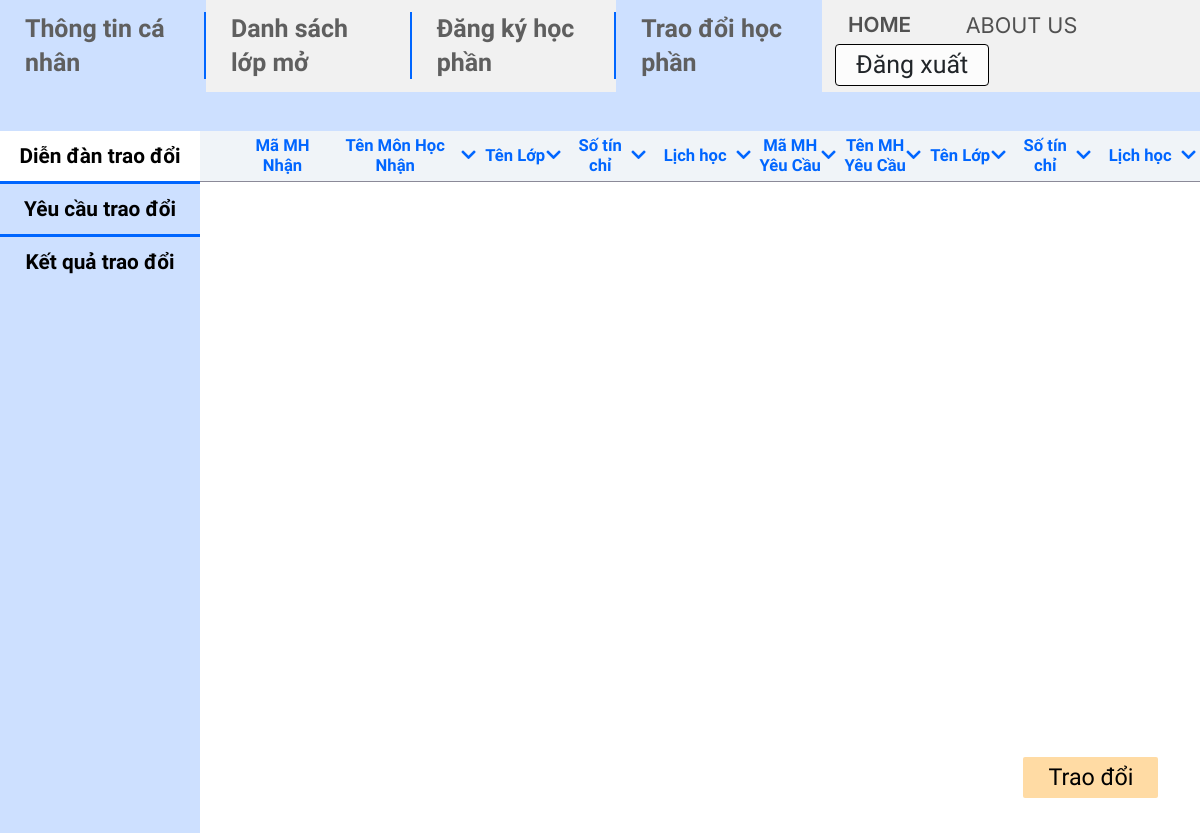
The app's page /mvc/views/Exchange.php (signed in), older data.
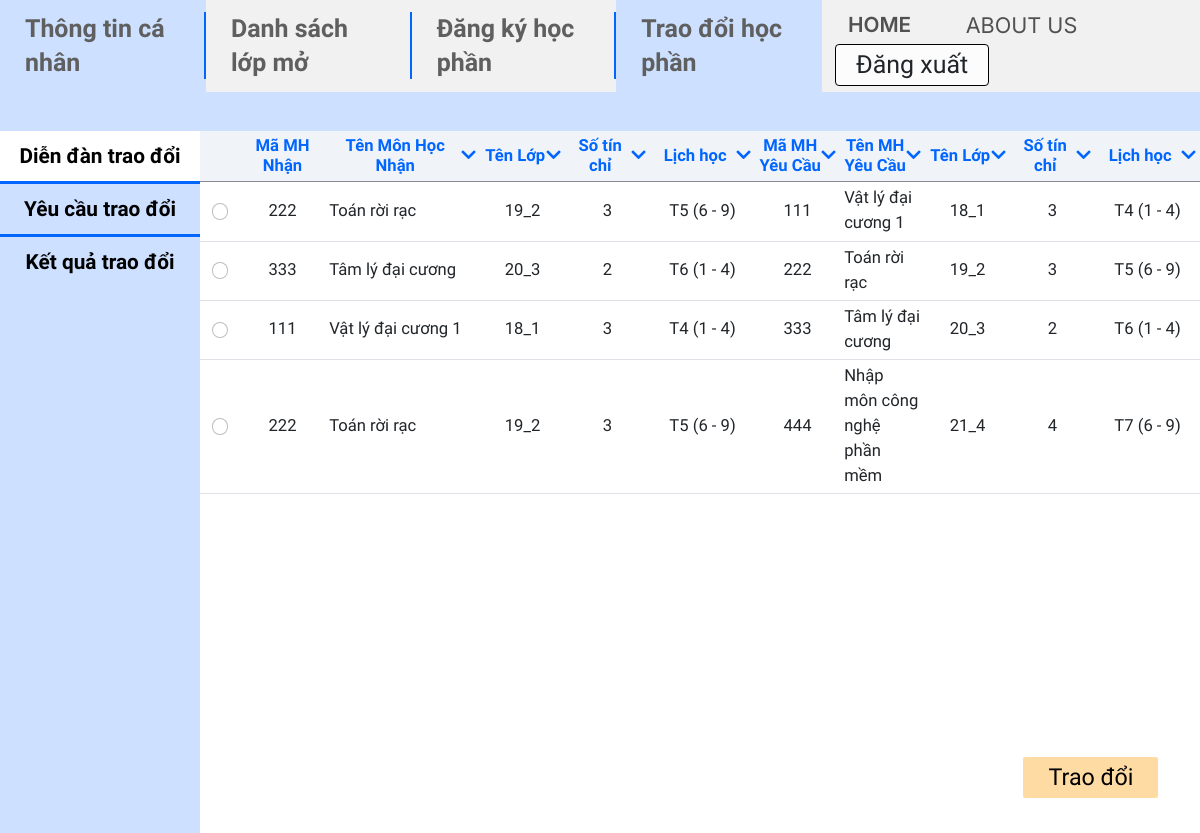
The same page, newer data.
### tables this page shows
CREATE TABLE `trade` (
  `trade_ID` int(11) NOT NULL,
  `period_id` int(11) NOT NULL,
  `course_id` int(11) NOT NULL,
  `class_id` int(11) NOT NULL,
  `student_id` int(11) NOT NULL,
  `target_course_id` int(11) NOT NULL,
  `target_class_id` int(11) NOT NULL,
  `student2_id` int(11) DEFAULT NULL,
  `state` int(11) DEFAULT NULL
);

CREATE TABLE `course` (
  `ID` int(11) NOT NULL,
  `name` varchar(100) NOT NULL,
  `credits` int(11) NOT NULL,
  `faculty` int(11) DEFAULT NULL
);

CREATE TABLE `class` (
  `ID` int(11) NOT NULL,
  `name` varchar(45) NOT NULL,
  `school_year` year(4) NOT NULL,
  `faculty` int(11) NOT NULL
);

CREATE TABLE `day` (
  `num` int(11) NOT NULL,
  `name` varchar(45) NOT NULL
);

CREATE TABLE `available_course_info` (
  `period_id` int(11) NOT NULL,
  `course_id` int(11) NOT NULL,
  `class_id` int(11) NOT NULL,
  `room` varchar(45) NOT NULL,
  `max_student` int(11) NOT NULL,
  `start_period` int(11) NOT NULL,
  `end_period` int(11) NOT NULL,
  `start_date` datetime DEFAULT NULL,
  `day` int(11) DEFAULT NULL
);

### mvc/views/Exchange.php (the view, shortened to what this page needs)
<?php
include "../config/db_connect.php";
$sql = "SELECT t.trade_id, co1.ID AS course1_id, co1.name AS course1_name, cl1.name AS class_name1, co1.credits AS course1_cre, d1.name AS day_name1, aci1.start_period AS course1_start, aci1.end_period AS course1_end,
        co2.ID AS course2_id, co2.name AS course2_name, cl2.name AS class_name2, co2.credits AS course2_cre, d2.name AS day_name2, aci2.start_period AS course2_start, aci2.end_period AS course2_end
FROM trade t
INNER JOIN course co1 ON t.course_id = co1.ID
INNER JOIN available_course_info aci1 ON t.period_id = aci1.period_id AND t.course_id = aci1.course_id AND t.class_id = aci1.class_id
INNER JOIN class cl1 ON cl1.ID = aci1.class_id
INNER JOIN day d1 on d1.num = aci1.day
INNER JOIN course co2 ON t.target_course_id = co2.ID
INNER JOIN available_course_info aci2 ON t.period_id = aci2.period_id AND t.target_course_id = aci2.course_id AND t.target_class_id = aci2.class_id
INNER JOIN class cl2 ON cl2.ID = aci2.class_id
INNER JOIN day d2 on d2.num = aci2.day
WHERE t.state IS NULL";
$query = $conn->query($sql);
$query->setFetchMode(PDO::FETCH_ASSOC);
?>
<!DOCTYPE html>
<html lang="en">
<head>
  <link href="https://cdn.jsdelivr.net/npm/bootstrap@5.2.3/dist/css/bootstrap.min.css" rel="stylesheet" />
  <link rel="stylesheet" href="https://cdnjs.cloudflare.com/ajax/libs/font-awesome/5.15.3/css/all.min.css">
  <link rel="stylesheet" href="../../public/css/Exchange.css" />
</head>
<body>
  <div class="container-fluid" style="padding: 0 !important">
    <div id="rectangle" style="width:100%; height:4.8rem; background-color: #CDE0FF"></div>
    <div class="row h-100" style="margin: 0!important">
      <div class="col-2 bg-primary pane">
        <div class="list-group-flush">
          <a href="./Exchange.php" class="list-group-item list-group-item-action left-exchange">Diễn đàn trao đổi</a>
          <a href="./Demand.php" class="list-group-item list-group-item-action left-demand">Yêu cầu trao đổi</a>
          <a href="./ExchangeResult.php" class="list-group-item list-group-item-action left-result">Kết quả trao đổi</a>
        </div>
      </div>
      <div class="col-10" style="padding: 0px !important">
        <form action="../controllers/trade.php" class="demand" method="post">
          <div class="table-responsive" style="min-width: 700px; height: calc(100vh - 22rem)">
            <table class="table table-responsive table-hover">
              <thead style="background-color: #F0F4F8; border-bottom: 1px solid #8B8A98;">
                <tr>
                  <th style="width: 4%"></th>
                  <th style="width: 8.5%">Mã MH<br>Nhận</th>
                  <th style="width: 15.5%">
                    <div style="display:flex; align-items:center; justify-content: center">
                      <div style="margin-left: 0;">Tên Môn Học Nhận</div>
                      <div style="margin-left: auto"><i class="fa fa-chevron-down"></i></div>
                    </div>
                  </th>
                  <th style="width: 8.5%">
                    <div style="display:flex; align-items:center; justify-content: center">
                      <div style="margin-left: auto">Tên Lớp</div>
                      <div style="margin-left: auto"><i class="fa fa-chevron-down"></i></div>
                    </div>
                  </th>
                  <th style="width: 8.5%">
                    <div style="display:flex; align-items:center; justify-content: center">
                      <div style="margin-left: auto">Số tín chỉ</div>
                      <div style="margin-left: auto"><i class="fa fa-chevron-down"></i></div>
                    </div>
                  </th>
                  <th style="width: 10.5%">
                    <div style="display:flex; align-items:center; justify-content: center">
                      <div style="margin-left: auto">Lịch học</div>
                      <div style="margin-left: auto"><i class="fa fa-chevron-down"></i></div>
                    </div>
                  </th>
                  <th style="width: 8.5%">
                    <div style="display: flex; align-items: center; justify-content: center">
                      <div style="margin-left: auto">Mã MH<br>Yêu Cầu</div>
                      <div style="margin-left: auto"><i class="fa fa-chevron-down"></i></div>
                    </div>
                  </th>
                  <th style="width: 8.5%">
                    <div style="display:flex; align-items:center; justify-content: center">
                      <div style="margin-left: auto">Tên MH<br>Yêu Cầu</div>
                      <div style="margin-left: auto"><i class="fa fa-chevron-down"></i></div>
                    </div>
                  </th>
                  <th style="width: 8.5%">
                    <div style="display:flex; align-items:center; justify-content: center">
                      <div style="margin-left: auto">Tên Lớp</div>
                      <div style="margin-left: auto"><i class="fa fa-chevron-down"></i></div>
                    </div>
                  </th>
                  <th style="width: 8.5%">
                    <div style="display:flex; align-items:center; justify-content: center">
                      <div style="margin-left: auto">Số tín chỉ</div>
                      <div style="margin-left: auto"><i class="fa fa-chevron-down"></i></div>
                    </div>
                  </th>
                  <th style="width: 10.5%">
                    <div style="display:flex; align-items:center; justify-content: center">
                      <div style="margin-left: auto">Lịch học</div>
                      <div style="margin-left: auto"><i class="fa fa-chevron-down"></i></div>
                    </div>
                  </th>
                </tr>
              </thead>
              <tbody>
                <?php
                while ($row = $query->fetch()) { ?>
                  <tr>
                    <td><input class="form-check-input" type="radio" name="select-demand" value="<?php echo $row['trade_id']; ?>"></td>
                    <td><?php echo $row['course2_id']; ?></td>
                    <td style="text-align: left">
                      <?php echo $row['course2_name']; ?></td>
                    <td><?php echo $row['class_name2']; ?></td>
                    <td><?php echo $row['course2_cre']; ?></td>
                    <td><?php echo $row['day_name2'] . ' (' . $row['course2_start'] . ' - ' . $row['course2_end'] . ')'; ?></td>
                    <td><?php echo $row['course1_id']; ?></td>
                    <td style="text-align: left">
                      <?php echo $row['course1_name']; ?></td>
                    <td><?php echo $row['class_name1']; ?></td>
                    <td><?php echo $row['course1_cre']; ?></td>
                    <td><?php echo $row['day_name1'] . ' (' . $row['course1_start'] . ' - ' . $row['course1_end'] . ')'; ?></td>
                  </tr>
                <?php } ?>
              </tbody>
            </table>
          </div>
          <button type="submit" name="trade" class="btn-trade">Trao đổi</button>
        </form>
      </div>
    </div>
  </div>
</body>
</html>

### public/css/Exchange.css (style rules this page uses)
.left-exchange { border: none !important; background-color: white; }
.left-exchange { border: none !important; }
.list-group-item { font-weight: 700; font-size: 2.5rem; line-height: 4rem; padding: 1rem 0 !important; text-align: center; color: black !important; border-top: 1px solid #0066FF; }
.btn-trade { position: block; vertical-align: bottom; float: right; margin-top: 1rem; margin-right: 5rem; text-align: center; font-weight: 500; font-size: 2.8rem; line-height: 3rem; padding: 1rem 3rem; color: black; border: none; background-color: #FFDBA4; border-radius: 2px; }
.pane { min-height: calc(100vh - 11.8rem); padding: 0 !important; }
th { font-weight: 600; font-size: 2rem; line-height: 2.5rem; color: #0066FF; }
thead { position: sticky; position: -webkit-sticky; top: 0; background-color: #F0F4F8; z-index: 999; border-top: none !important; border-bottom: none !important; box-shadow: inset 0 -1px 0 #8B8A98; padding: 2px 0; }
table tbody:nth-of-type(1) tr:nth-of-type(1) td { border-top: none !important; }
td { padding: 1rem 0; }
tr { vertical-align: middle; text-align: center; font-weight: 500; font-size: 2rem; }
.bg-secondary { background-color: #F1F1F1 !important; }
.bg-primary { background-color: #CDE0FF !important; }
body { font-family: 'Cabin', sans-serif; height: 100vh; }
@media screen and (max-width: 2399px) { html { font-size: 62.5% !important; } }
@media screen and (max-width: 1699px) { html { font-size: 52% !important; } }

### mvc/views/Exchange.php (style rules this page uses)
.nav-item.exchange { background-color: #cde0ff !important; }

Row changes from the older to the newer data that the page shows:
now on this page (row unchanged): trade: target_course.ID "222", target_course.name "Toán rời rạc", target_class.name "19_2", target_course.credits "3", day.name "T5", available_course_info.start_period "6", available_course_info.end_period "9", course.ID "111", course.name "Vật lý đại cương 1", class.name "18_1", course.credits "3", day.name "T4", available_course_info.start_period "1", available_course_info.end_period "4"
now on this page (row edited): trade: target_course.ID "333", target_course.name "Tâm lý đại cương", target_class.name "20_3", target_course.credits "2", day.name "T6", available_course_info.start_period "1", available_course_info.end_period "4", course.ID "222", course.name "Toán rời rạc", class.name "19_2", course.credits "3", day.name "T5", available_course_info.start_period "6", available_course_info.end_period "9"
now on this page (row edited): trade: target_course.ID "111", target_course.name "Vật lý đại cương 1", target_class.name "18_1", target_course.credits "3", day.name "T4", available_course_info.start_period "1", available_course_info.end_period "4", course.ID "333", course.name "Tâm lý đại cương", class.name "20_3", course.credits "2", day.name "T6"
now on this page (row edited): trade: target_course.ID "222", target_course.name "Toán rời rạc", target_class.name "19_2", target_course.credits "3", day.name "T5", available_course_info.start_period "6", available_course_info.end_period "9", course.ID "444", course.name "Nhập môn công nghệ phần mềm", class.name "21_4", course.credits "4", day.name "T7"
